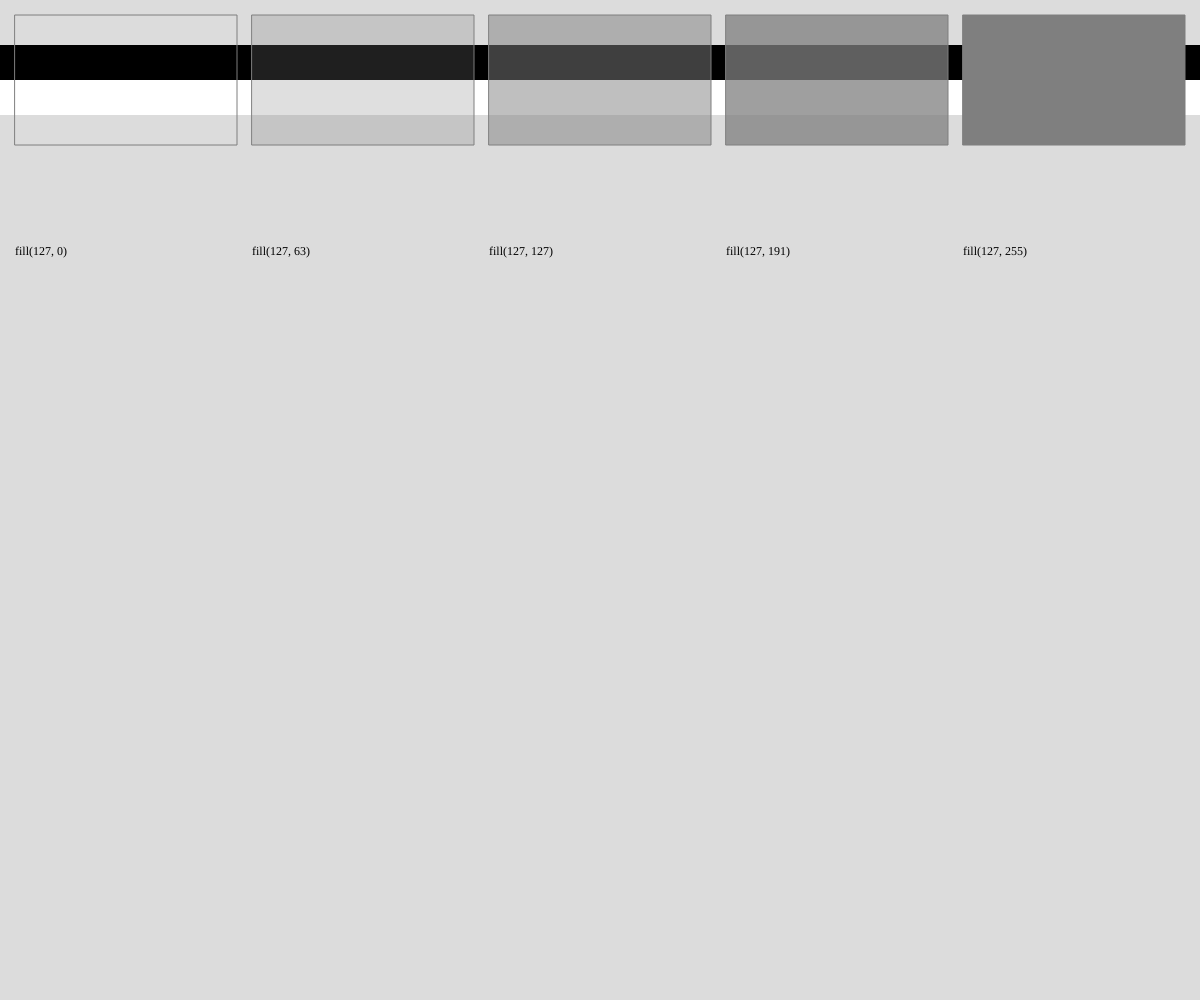
Frame 1 (no input)
Frame 2 (the mouse pressed at the canvas centre, redrawn once): identical to frame 1, image omitted

The p5.js sketch that drew this single still picture (run headless with seeded random() and noise() and a simulated clock; the mouse was pressed at the canvas centre and the sketch redrawn once):

// p5.js sketch
// ── sketch.js
function setup(){
  createCanvas(windowWidth, windowHeight);
  textFont("'Menlo', monospace");
  textAlign(LEFT, CENTER);
}

function draw(){
  background(220);
  noStroke();
  fill(0);
  let stripH = (130 - 60) / 2;
  rect(0, 45, width, stripH);
  fill(255);
  rect(0, 45 + stripH, width, stripH);

  let h = 130;
  let mt = 15;
  let ml = mt; // (width % w) / (floor(width / w) + 1);
  let numSwatches = 5;
  let w = floor((width - mt * (numSwatches + 1)) / numSwatches);
  // let x = mt;
  // let y = mt;
  for (let [x,y] = [ml, mt]; x + w + ml <= width; x+= w + ml){
    noStroke();
    let g = 127;
    let a = floor(map(x, ml, width - ml - w, 0, 255));
    fill(g, a);
    //if (a == 0){
      stroke(g);
    //}
    rect(x, y, w, h);
    fill(0);
    noStroke();
    text(`fill(${g}, ${a})`, x, y + w, w, 30);
  }

  // console.log("swatch width: " + w);

  noLoop();
}
